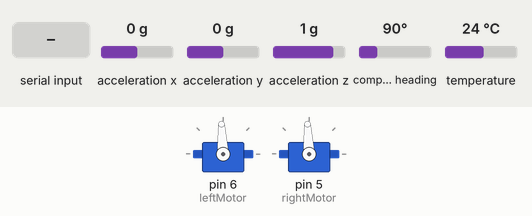
Bench run of a sketch on a simulated Arduino Leonardo, built with avr-gcc and run on an emulated ATmega32U4. On the bench: 2 × servo. The inputs (shaded band) are chosen by the test bench; at power-on: compass heading 90°, acceleration x 0 g, acceleration y 0 g, acceleration z 1 g, temperature 24 °C.

Above: at 2.2 s.
2.3 s: "e90\n" received over the second serial link
At 3.3 s:
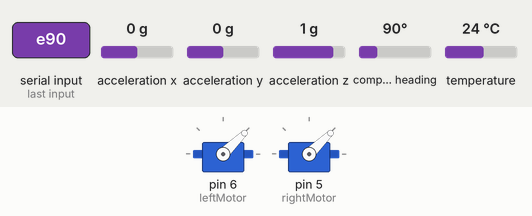
3.8 s: compass heading set to 7°
At 5.0 s:
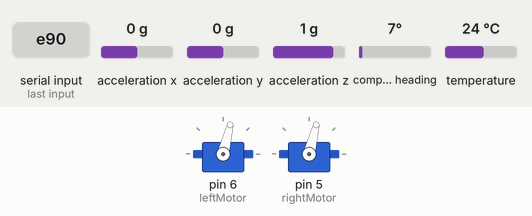
5.3 s: compass heading set to 180°
At 6.1 s:
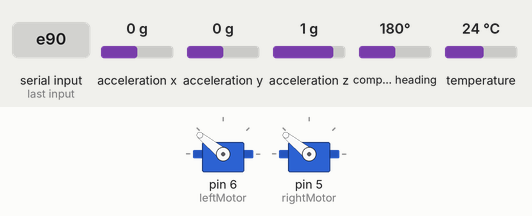
6.8 s: compass heading set to 352°
At 8.0 s:
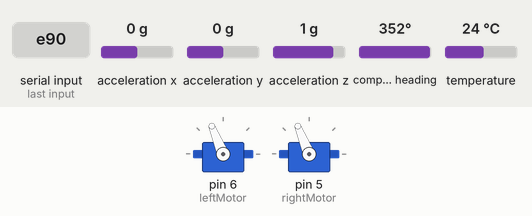
8.3 s: compass heading set to 90°
At 9.0 s:
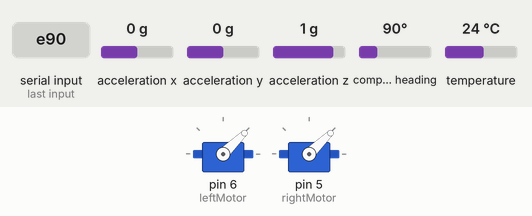
9.8 s: compass heading set to 269°
At 10.9 s:
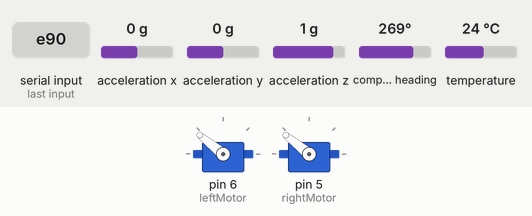
Timing chart, 0 to 12.3 s (numbered marks = the images above; inputs shaded):
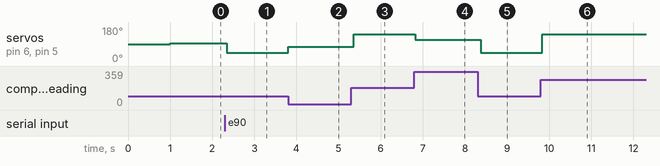

Measured:
- after the input at 2.3 s, servo on pin 6 (leftMotor), servo on pin 5 (rightMotor): 93° → 44° after 0.05 s
- after the input at 3.8 s, servo on pin 6 (leftMotor), servo on pin 5 (rightMotor): 44° → 76° at once
- after the input at 5.3 s, servo on pin 6 (leftMotor), servo on pin 5 (rightMotor): 76° → 141° after 0.06 s
- after the input at 6.8 s, servo on pin 6 (leftMotor), servo on pin 5 (rightMotor): 141° → 112° at once
- after the input at 8.3 s, servo on pin 6 (leftMotor), servo on pin 5 (rightMotor): 112° → 44° after 0.08 s
- after the input at 9.8 s, servo on pin 6 (leftMotor), servo on pin 5 (rightMotor): 44° → 141° at once

The sketch:

simple_compass_control.ino
```cpp
#include <Wire.h>
#include <Adafruit_Sensor.h>
#include <Adafruit_BNO055.h>
#include <utility/imumaths.h>


/* Set the delay between fresh samples */
#define BNO055_SAMPLERATE_DELAY_MS (100)

Adafruit_BNO055 bno = Adafruit_BNO055();

#include <Servo.h>

Servo leftMotor;
Servo rightMotor;

int leftSpeed;
int rightSpeed;
int error;
boolean compassEnabled;

int targetHeading;

void setup(void)
{
  Serial1.begin(115200);
  Serial1.println("Orientation Sensor Raw Data Test"); Serial1.println("");

  /* Initialise the sensor */
  if(!bno.begin())
  {
    /* There was a problem detecting the BNO055 ... check your connections */
    Serial1.print("Ooops, no BNO055 detected ... Check your wiring or I2C ADDR!");
    while(1);
  }

  delay(1000);

  /* Display the current temperature */
  int8_t temp = bno.getTemp();
  Serial1.print("Current Temperature: ");
  Serial1.print(temp);
  Serial1.println(" C");
  Serial1.println("");

  bno.setExtCrystalUse(true);

  initMotors();
  initNav();
}


imu::Vector<3> euler;


void loop(void)
{
  // Possible vector values can be:
  // - VECTOR_ACCELEROMETER - m/s^2
  // - VECTOR_MAGNETOMETER  - uT
  // - VECTOR_GYROSCOPE     - rad/s
  // - VECTOR_EULER         - degrees
  // - VECTOR_LINEARACCEL   - m/s^2
  // - VECTOR_GRAVITY       - m/s^2

  readSerial();

  euler = bno.getVector(Adafruit_BNO055::VECTOR_EULER);

  navigationAlgorithm();

  debugPrint();


  delay(BNO055_SAMPLERATE_DELAY_MS);
}
```

comments.ino
```cpp
/* This driver reads raw data from the BNO055

   Connections
   ===========
   Connect SCL to analog 5
   Connect SDA to analog 4
   Connect VDD to 3.3V DC
   Connect GROUND to common ground

   History
   =======
   2015/MAR/03  - First release (KTOWN)
*/
```

debug_tools.ino
```cpp
void debugPrint() {
  /* Display the floating point data */
  Serial1.print("X: ");
  Serial1.print(euler.x());
  Serial1.print(" Y: ");
  Serial1.print(euler.y());
  Serial1.print(" Z: ");
  Serial1.print(euler.z());

  Serial1.print(" Error: ");

  Serial1.print(error);
  if (compassEnabled) {
    Serial1.print(" Left: ");
    Serial1.print(leftSpeed);
    Serial1.print(" Right: ");
    Serial1.print(rightSpeed);
  }
  Serial1.println("");
}
```

motor_tools.ino
```cpp
void moveMotorsWithError() {

  leftSpeed = 0;
  rightSpeed = 0;

  if (compassEnabled) {
    leftSpeed = error * -1;
    rightSpeed = error;
  } else {
    leftSpeed = 0;
    rightSpeed = 0;
  }
  moveMotors();

}
int normalizedMotorVal(int input) {
  if (input > 100) input = 100;
  if (input < -100) input = -100;
  return input;
}

void moveMotors() {
  leftSpeed = normalizedMotorVal(leftSpeed);
  rightSpeed = normalizedMotorVal(rightSpeed);

  leftMotor.writeMicroseconds(map(leftSpeed * -1, -100, 100, 1000, 2000));
  rightMotor.write(map(rightSpeed, -100, 100, 1000, 2000));

}

void initMotors() {
  leftMotor.attach(6);
  rightMotor.attach(5);

  leftSpeed = 0;
  rightSpeed = 0;


}


void navigationAlgorithm() {
    correctForMovement(euler.x());
}
```

navigation_tools.ino
```cpp
void correctForMovement(int heading) {

  int degreesError = findDegreesDifference(targetHeading, heading);
  // Start of navigation method

  if (degreesError > 180) degreesError -= 360;

  /* This is the "cheap" navigation method that can result in osilations,
     it is a quick test */

  error = degreesError * 5;

  moveMotorsWithError();
}

void initNav() {
  targetHeading = 0;
  compassEnabled = false;
}

int findDegreesDifference(int desired, int actual) {
  return ((desired - actual) + 360) % 360;
}
```

serial_tools.ino
```cpp
#define terminator '|'
#define maxSize 8


int charToDigit(char c) {
  int ret = c - '0';
  return (ret >= 0 && ret <= 9 ? ret : -1);
}

int readIntToEnd() {
  char c;
  int retVal = 0;
  int count = 0;
  while (count < maxSize) {
    c = Serial1.read();
    if (c == '|') return (count > 0 ? retVal : -1);
    int digit = charToDigit(c);
    if (digit != -1) {
      retVal = (retVal * 10) + digit;
      count++;
    }
  }
}

void readSerial() {
  if (Serial1.available() != 0) {
       char c;
       c = Serial1.read();
       switch (c) {
         case 'm':
           targetHeading = readIntToEnd();
           Serial1.print("Setting target to: ");
           Serial1.println(targetHeading);
         break;
         case 'e':
           Serial1.println("Enabled");
           compassEnabled = true;
         break;
         case 'd':
           Serial1.println("Disabled");
           compassEnabled = false;
         break;
       }
     }
}
```
